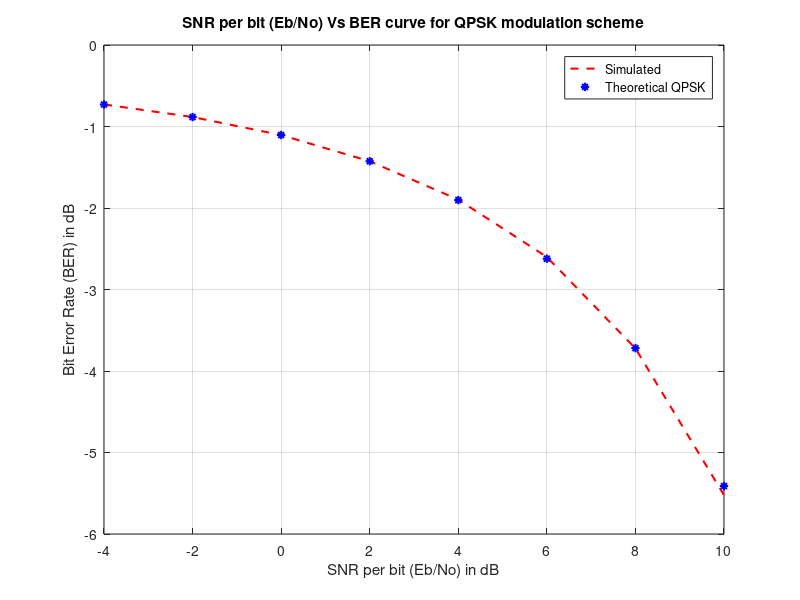

Here is the MATLAB script that generated this plot:
%Error perfomance of QPSK
clear;
clc;
N = 1000000;
EbNodb = -4:2:10;
data = randn(1, N) >= 0;
oddData = data(1:2:end);
evenData = data(2:2:end);
qpskModulated = sqrt(1/2) * (1i * (2 * oddData - 1) + (2 * evenData - 1));
M = 4;
Rm = log2(M);
Rc = 1;
BER = zeros(1, length(EbNodb));
index = 1;
for i = 1:length(EbNodb)
    EbNo = 10^(EbNodb(i)/10);
    noiseSigma = sqrt(1 / (2 * Rm * Rc * EbNo));
    noise = noiseSigma * (randn(1, length(qpskModulated)) + 1i * randn(1, length(qpskModulated)));
    received = qpskModulated + noise;
    detected_real = real(received) >= 0;
    detected_imag = imag(received) >= 0;
    estimatedBits = reshape([detected_imag; detected_real], 1, []);
    BER(index) = sum(xor(data, estimatedBits)) / length(data);
    index = index + 1;
end
plotHandle = plot(EbNodb, log10(BER), 'r--');
set(plotHandle, 'LineWidth', 1.5);
title('SNR per bit (Eb/No) Vs BER curve for QPSK modulation scheme');
xlabel('SNR per bit (Eb/No) in dB');
ylabel('Bit Error Rate (BER) in dB');
grid on;
hold on;
theoreticalBER = 0.5 * erfc(sqrt(10.^(EbNodb/10)));
plotHandle = plot(EbNodb, log10(theoreticalBER), 'b*');
set(plotHandle, 'LineWidth', 1.5);
legend('Simulated', 'Theoretical QPSK', 'Theoretical-QPSK');
grid on;


